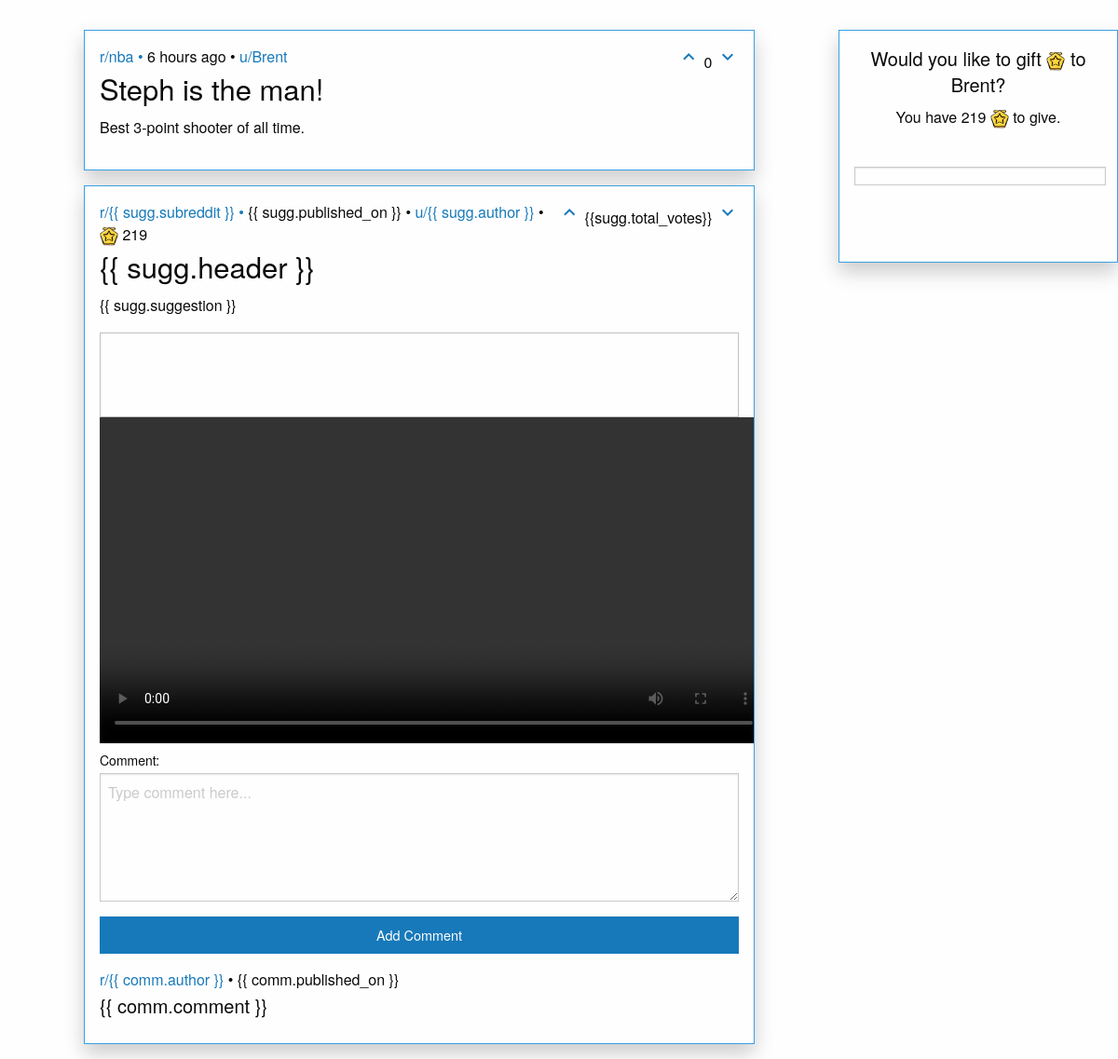
The page /post/321/ (signed in) on the database its author committed.
### helloWorldApp/models.py (models this page shows, shortened)
class Suggestion(models.Model):
    header = models.CharField(max_length=240)
    suggestion = models.CharField(max_length=10000)
    author = models.ForeignKey(User, on_delete=models.CASCADE)
    created_on = models.DateTimeField(auto_now_add=True)
    pub_date = models.DateTimeField(auto_now_add=True)
    upvote = models.IntegerField(default = 0)
    downvote = models.IntegerField(default = 0)
    comment_count = models.IntegerField(default = 0)
    image = models.ImageField(max_length=144, upload_to='uploads/%Y/%m/%d/', blank=True, null=True)
    image_description = models.CharField(max_length=240, blank=True)
    title = models.CharField(max_length=240, blank=True)
    video = models.FileField(upload_to='uploads/%Y/%m/%d/', blank=True, null=True)
    video_description = models.CharField(max_length=240, blank=True)
    def upvoteCount(self):
        return self.upvote
    def downvoteCount(self):
        return self.downvote
    def totalVotes(self):
        return (self.upvote + self.downvote)
    def whenpublished(self):
        now = timezone.now()
        diff = now - self.pub_date
        if diff.days == 0 and diff.seconds >= 0 and diff.seconds < 60:
            seconds = diff.seconds
            if seconds == 1:
                return str(seconds) + "second ago"
            else:
                return str(seconds) + " seconds ago"
        if diff.days == 0 and diff.seconds >= 60 and diff.seconds < 3600:
            minutes = math.floor(diff.seconds / 60)
            if minutes == 1:
                return str(minutes) + " minute ago"
            else:
                return str(minutes) + " minutes ago"
        if diff.days == 0 and diff.seconds >= 3600 and diff.seconds < 86400:
            hours = math.floor(diff.seconds / 3600)
            if hours == 1:
                return str(hours) + " hour ago"
            else:
                return str(hours) + " hours ago"

### helloWorldApp/views.py (the view, shortened to what this page needs)
# urls.py: path('post/<int:instance_id>/', views.post_page),
def post_page(request, instance_id):
    author = ""
    if request.method == "POST":
        if request.user.is_authenticated:
            form_instance = forms.CommentForm(request.POST)
            if form_instance.is_valid():
                new_comm = form_instance.save(request=request, sugg_id=instance_id)
                sugg = models.Suggestion.objects.get(id=instance_id)
                sugg.comment_count += 1
                sugg.save()
                return redirect("/post/" + str(instance_id) + "/")
        else:
            form_instance = forms.CommentForm()
    else:
        form_instance = forms.CommentForm()
    suggestion_query = models.Suggestion.objects.all()
    suggestion_list = {"suggestions":[]}
    for s_q in suggestion_query:
        if(s_q.id == instance_id):
            comment_query = models.Comment.objects.filter(suggestion=s_q)
            comment_list = []
            url = "Error.src"
            url1 = "Error.src"
            if not str(s_q.image)=="":
                url=s_q.image.url
            if not str(s_q.video)=="":
                url1=s_q.video.url
            author = s_q.author.username
            suggestion_list["suggestions"] += [{
                    "id":s_q.id,
                    "header":s_q.header,
                    "suggestion":s_q.suggestion,
                    "author":s_q.author.username,
                    "created_on":s_q.created_on,
                    "published_on":s_q.whenpublished(),
                    "upvote_count":s_q.upvoteCount(),
                    "downvote_count":s_q.downvoteCount(),
                    "total_votes":s_q.totalVotes(),
                    "subreddit":s_q.title,
                    "comments":comment_list,
                    "comment_count":s_q.comment_count,
                    "image":url,
                    "image_description":s_q.image_description, # These are what I use to call from index
                    "video":url1,
                    "video_description":s_q.video_description
                    }]
    aUser = User.objects.get(username = author)
    context = {
        "form":form_instance,
        "user":author,
        "request_user":request.user.username,
        "sugg_list":suggestion_list["suggestions"],
        "karma":aUser.profile.karma,
        "request_karma":request.user.profile.karma,
        "sugg_id":instance_id
    }
    return render(request, "post.html", context=context)

### helloWorldApp/forms.py (shortened to what this page needs)
class CommentForm(forms.Form):
    comment = forms.CharField(label='Comment',
        widget = forms.Textarea(attrs={"rows":5, 'max_length':2000, 'placeholder': 'Type comment here...'}), max_length=2000)

### helloWorldApp/templates/post.html (shortened to what this page needs)
{% extends "base.html" %}
{% load static %}
{% block content %}
<div class="outer-wrapper">
  <div style="float: right">
<div class="card-info info" style="width:300px; height:250px;">
  <div class="card-section">
    <div class="article-details" style="text-align: center;">
    <div class="article-details">
    <h5 class="text-center">Would you like to gift <img src="/static/images/gold.png/" style='height:20px; width:20px;'></img> to {{ user }}? </h5>
    <p> You have {{ request_karma }} <img src="/static/images/gold.png/" style='height:20px; width:20px;'></img> to give. </p>
        <br>
        <form action="/giveKarma/{{user}}/{{sugg_id}}/">
            <input type="text" name="karma" style="width:270px; height:20px;">
        </form>
   </div>
 </div>
</div>
</div>
</div>
<div>
<div class="grid-x grid-padding-x" style="width:900px; margin: 0 auto; vertical-align: middle; float:middle; margin-right: 0px;">
    <div class="large-10 medium-10 small-12 large-offset-1 medium-offset-1 cell">
            <div id="app-8">
             <span v-if="seen">
                <div class="card-info info">
                    <div class="card-section">
                        {% for sugg in sugg_list %}
                            <div style="float: right; min-height:100px">
                                <a href="/upvote/{{sugg.id}}/"><i class="material-icons">keyboard_arrow_up</i></a>
                                    {{sugg.total_votes}}
                                <a href="/downvote/{{sugg.id}}/"><i class="material-icons">keyboard_arrow_down</i></a>
                            </div>
                            <div class="article-details">
                            <a href="/r/{{sugg.subreddit}}/"><span class="website">r/{{ sugg.subreddit }}</span> &#8226;</a>
                            <span class="time">{{ sugg.published_on }}</span> &#8226;
                            <a href="/profiles/{{sugg.author}}/"><span class="author">u/{{ sugg.author }}</span></a>
                            </div>
                            <h3 class="article-title">{{ sugg.header }}</h3>
                            <p class="article-summary">{{ sugg.suggestion }}</p>
                            {% endfor %}
                        </div>
                    </div>
                </span>
                <span v-if="unseen">
                    <div v-for="sugg in suggestions" >
                        <div class="card-info info">
                            <div class="card-section">
                                {% verbatim %}
                                <div style="float: right; min-height:100px">
                                    <a v-bind:href="'/upvote/'+ sugg.id+'/'"><i class="material-icons">keyboard_arrow_up</i></a>
                                        {{sugg.total_votes}}
                                    <a v-bind:href="'/downvote/'+ sugg.id+'/'"><i class="material-icons">keyboard_arrow_down</i></a>
                                </div>
                                {% endverbatim %}
				                <div class="article-details">
                                    {% verbatim %}
                                    <a v-bind:href="'/r/'+ sugg.subreddit+'/'"><span class="website">r/{{ sugg.subreddit }}</span> &#8226;</a>
                                    <span class="time">{{ sugg.published_on }}</span> &#8226;
                                    <a v-bind:href="'/profiles/'+ sugg.author +'/'"><span class="author">u/{{ sugg.author }}</span></a> &#8226;
                                    {% endverbatim %}
                                    <span class="time"><img src='/static/images/gold.png' style='height:20px; width:20px;'> {{ karma }} </span>
                                </div>
                                {% verbatim %}
                                    <h3 class="article-title">{{ sugg.header }}</h3>
                                    <p class="article-summary">{{ sugg.suggestion }}</p>
                                    <img v-bind:src="sugg.image" onerror="this.style.display='none'" width="750" height="100"></img>
                                    <video width="717" height="350" controls v-bind:src="sugg.video" onerror="this.style.display='none'" type="video/mp4"></video>
                                {% endverbatim %}
                                <form action="/post/{{sugg_id}}/" method="post">
                                    {{ form }}
                                    <input type="submit" class="button expanded" value="Add Comment" />
                                </form>
     				           <div v-for="comm in sugg.comments">
                                {% verbatim %}
     				               <div class="article-details">
               			           <a v-bind:href="'/profiles/'+ comm.author+'/'"><span class="author">r/{{ comm.author }}</span></a> &#8226;
                                    <span class="time"> {{ comm.published_on }}</span>
                                    </div>
                                    <h3 class="lead">{{ comm.comment }}</h3>
                                {% endverbatim %}
                            </div>
                        </div>
                    </div>
                </div>
            </span>
        </div>
    </div>
</div>
</div>
</div>
{% endblock %}

### helloWorldApp/static/css/app.css (style rules this page uses)
.card-info { background: #fefefe; border: 1px solid #8a8a8a; box-shadow: 0 10px 20px rgba(0, 0, 0, 0.2); margin: 1rem 0; overflow: hidden; border-radius: 0; }
.card-info.info { border-color: #37a0e6; }

### rows shown on the page
Suggestion: subreddit "nba", header "Steph is the man!", suggestion "Best 3-point shooter of all time."

### other values the page prints
{{ user }} "Brent"
{{ request_karma }} "219"
{{ sugg.total_votes }} "0"
{{ sugg.published_on }} "6 hours ago"
{{ sugg.author }} "Brent"
{{ karma }} "219"
